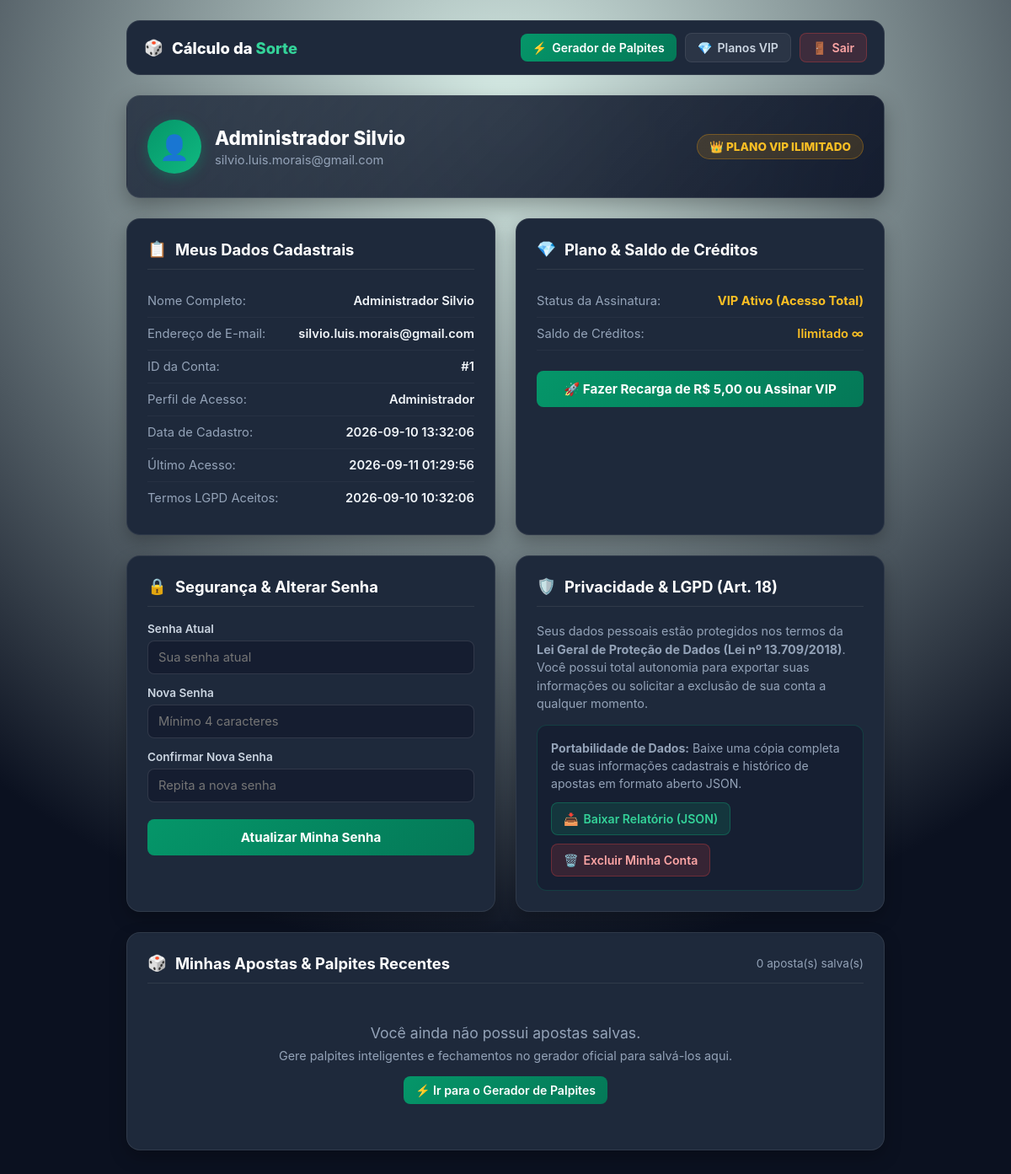
The page /perfil (signed in) on the database as committed earlier.
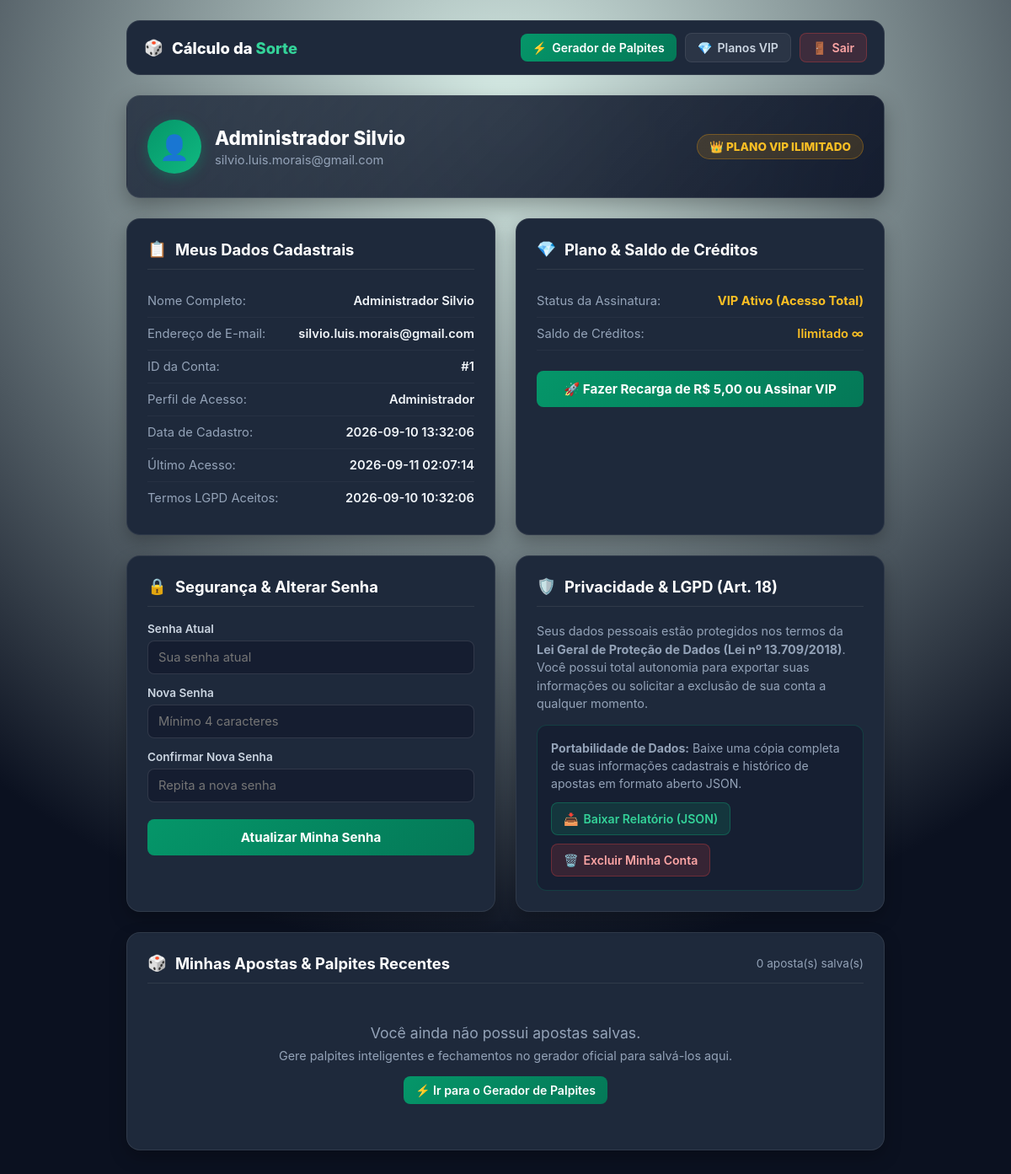
The same page on the database as committed later.
### tables this page shows
CREATE TABLE users (
                id INTEGER PRIMARY KEY AUTOINCREMENT,
                email TEXT UNIQUE NOT NULL,
                name TEXT NOT NULL DEFAULT 'Apostador',
                password_hash TEXT NOT NULL,
                role TEXT NOT NULL DEFAULT 'user',
                plan TEXT NOT NULL DEFAULT 'free',
                credits INTEGER NOT NULL DEFAULT 1,
                vip_expires_at TIMESTAMP,
                is_blocked INTEGER NOT NULL DEFAULT 0,
                must_change_password INTEGER NOT NULL DEFAULT 0,
                created_at TIMESTAMP DEFAULT CURRENT_TIMESTAMP,
                last_login TIMESTAMP
            , accepted_terms_at TIMESTAMP);

### app.py (the view)
@app.route('/minha-conta')
@app.route('/perfil')
@login_required
def minha_conta():
    user_id = session['user_id']
    current_user = database.get_user_by_id(user_id)
    if not current_user:
        session.clear()
        return redirect(url_for('login', erro='Sessão inválida. Faça login novamente.'))
    access = database.check_user_access(user_id)
    apostas = database.listar_apostas(user_id=user_id, limit=20)
    erro = request.args.get('erro')
    sucesso = request.args.get('sucesso')
    return render_template(
        'minha_conta.html',
        current_user=current_user,
        access=access,
        apostas=apostas,
        erro=erro,
        sucesso=sucesso
    )

### app.py (called while the page is built)
@app.after_request
def aplicar_cabecalhos_seguranca(response):
    response.headers['X-Content-Type-Options'] = 'nosniff'
    response.headers['X-Frame-Options'] = 'SAMEORIGIN'
    response.headers['Referrer-Policy'] = 'strict-origin-when-cross-origin'
    response.headers['X-XSS-Protection'] = '1; mode=block'
    return response

def login_required(f):
    @wraps(f)
    def decorated_function(*args, **kwargs):
        if 'user_id' not in session:
            return redirect(url_for('login', next=request.url))
        user = database.get_user_by_id(session['user_id'])
        if not user or user['is_blocked']:
            session.clear()
            return redirect(url_for('login', erro='Sessão expirada ou usuário bloqueado.'))
        return f(*args, **kwargs)
    return decorated_function

### database.py (called while the page is built, shortened)
@contextmanager
def get_db_connection():
    os.makedirs(DATA_DIR, exist_ok=True)
    conn = sqlite3.connect(DB_PATH)
    conn.row_factory = sqlite3.Row
    try:
        yield conn
        conn.commit()
    finally:
        conn.close()

def get_user_by_id(user_id: int) -> Optional[Dict[str, Any]]:
    with get_db_connection() as conn:
        row = conn.execute('SELECT * FROM users WHERE id = ?', (user_id,)).fetchone()
        if row:
            return dict(row)

def listar_apostas(
    loteria_type: Optional[str] = None,
    user_id: Optional[int] = None,
    session_id: Optional[str] = None,
    limit: int = 50
) -> List[Dict[str, Any]]:
    import json
    with get_db_connection() as conn:
        query = "SELECT * FROM user_bets WHERE "
        params = []
        if user_id:
            query += "(user_id = ? OR session_id = ?) "
            params.extend([user_id, session_id or ''])
        elif session_id:
            query += "session_id = ? "
            params.append(session_id)
        else:
            query += "1=1 "
        if loteria_type:
            query += "AND loteria_type = ? "
            params.append(loteria_type)
        query += "ORDER BY id DESC LIMIT ?"
        params.append(limit)
        rows = conn.execute(query, tuple(params)).fetchall()
        resultado = []
        return resultado

### templates/minha_conta.html (shortened to what this page needs)
<!DOCTYPE html>
<html lang="pt-BR">
<head>
</head>
<body>
    <div class="container">
        <nav class="top-nav">
            <a href="/dashboard" class="brand-logo">
                <span>🎲</span>
                <span>Cálculo da <span class="accent">Sorte</span></span>
            </a>
            <div class="nav-actions">
                <a href="/dashboard" class="btn-nav btn-nav-primary">
                    <span>⚡</span> Gerador de Palpites
                </a>
                <a href="/planos" class="btn-nav btn-nav-ghost">
                    <span>💎</span> Planos VIP
                </a>
                <a href="/logout" class="btn-nav btn-nav-danger">
                    <span>🚪</span> Sair
                </a>
            </div>
        </nav>
        <div class="profile-header-card">
            <div class="user-avatar-group">
                <div class="user-avatar">
                    👤
                </div>
                <div class="user-info">
                    <h2>{{ current_user.name or 'Apostador' }}</h2>
                    <p>{{ current_user.email }}</p>
                </div>
            </div>
            <div>
                {% if access and access.is_vip %}
                    <span class="badge-plan badge-vip">👑 PLANO VIP ILIMITADO</span>
                {% elif access and access.credits > 0 %}
                    <span class="badge-plan badge-free">🪙 {{ access.credits }} CRÉDITO(S) DE CORTESIA</span>
                {% else %}
                    <span class="badge-plan" style="background: rgba(239, 68, 68, 0.15); color: #fca5a5; border: 1px solid rgba(239, 68, 68, 0.3);">⚠️ SEM CRÉDITOS</span>
                {% endif %}
            </div>
        </div>
        <div class="cards-grid">
            <div class="card">
                <div class="card-title">
                    <span>📋</span> Meus Dados Cadastrais
                </div>
                <div class="info-row">
                    <span class="info-label">Nome Completo:</span>
                    <span class="info-val">{{ current_user.name or 'Apostador' }}</span>
                </div>
                <div class="info-row">
                    <span class="info-label">Endereço de E-mail:</span>
                    <span class="info-val">{{ current_user.email }}</span>
                </div>
                <div class="info-row">
                    <span class="info-label">ID da Conta:</span>
                    <span class="info-val">#{{ current_user.id }}</span>
                </div>
                <div class="info-row">
                    <span class="info-label">Perfil de Acesso:</span>
                    <span class="info-val">{{ 'Administrador' if current_user.role == 'admin' else 'Apostador' }}</span>
                </div>
                <div class="info-row">
                    <span class="info-label">Data de Cadastro:</span>
                    <span class="info-val">{{ current_user.created_at or '-' }}</span>
                </div>
                <div class="info-row">
                    <span class="info-label">Último Acesso:</span>
                    <span class="info-val">{{ current_user.last_login or 'Hoje' }}</span>
                </div>
                <div class="info-row">
                    <span class="info-label">Termos LGPD Aceitos:</span>
                    <span class="info-val">{{ current_user.accepted_terms_at or 'Sim' }}</span>
                </div>
            </div>
            <div class="card">
                <div class="card-title">
                    <span>💎</span> Plano & Saldo de Créditos
                </div>
                <div class="info-row">
                    <span class="info-label">Status da Assinatura:</span>
                    <span class="info-val">
                        {% if access and access.is_vip %}
                            <strong style="color: #fbbf24;">VIP Ativo (Acesso Total)</strong>
                        {% else %}
                            <strong style="color: #34d399;">Plano Gratuito / Degustação</strong>
                        {% endif %}
                    </span>
                </div>
                <div class="info-row">
                    <span class="info-label">Saldo de Créditos:</span>
                    <span class="info-val">
                        {% if access and access.is_vip %}
                            <span style="color: #fbbf24;">Ilimitado ∞</span>
                        {% else %}
                            <strong>{{ access.credits if access else 0 }} análise(s)</strong>
                        {% endif %}
                    </span>
                </div>
                <div style="margin-top: 18px; display: flex; flex-direction: column; gap: 10px;">
                    <a href="/planos" class="btn-submit" style="text-align: center; text-decoration: none; display: block;">
                        🚀 Fazer Recarga de R$ 5,00 ou Assinar VIP
                    </a>
                </div>
            </div>
        </div>
        <div class="cards-grid">
            <div class="card">
                <div class="card-title">
                    <span>🔒</span> Segurança & Alterar Senha
                </div>
                <form action="/minha-conta/alterar-senha" method="POST">
                    <div class="form-group">
                        <label for="senha_atual">Senha Atual</label>
                        <input type="password" id="senha_atual" name="senha_atual" placeholder="Sua senha atual" required>
                    </div>
                    <div class="form-group">
                        <label for="nova_senha">Nova Senha</label>
                        <input type="password" id="nova_senha" name="nova_senha" placeholder="Mínimo 4 caracteres" required>
                    </div>
                    <div class="form-group">
                        <label for="confirmar_senha">Confirmar Nova Senha</label>
                        <input type="password" id="confirmar_senha" name="confirmar_senha" placeholder="Repita a nova senha" required>
                    </div>
                    <button type="submit" class="btn-submit">Atualizar Minha Senha</button>
                </form>
            </div>
            <div class="card">
                <div class="card-title">
                    <span>🛡️</span> Privacidade & LGPD (Art. 18)
                </div>
                <p style="color: var(--text-muted); font-size: 0.9rem; line-height: 1.5;">
                    Seus dados pessoais estão protegidos nos termos da <strong>Lei Geral de Proteção de Dados (Lei nº 13.709/2018)</strong>. Você possui total autonomia para exportar suas informações ou solicitar a exclusão de sua conta a qualquer momento.
                </p>
                <div class="lgpd-box">
                    <p>
                        <strong>Portabilidade de Dados:</strong> Baixe uma cópia completa de suas informações cadastrais e histórico de apostas em formato aberto JSON.
                    </p>
                    <div class="lgpd-actions">
                        <a href="/api/usuario/exportar-dados" download="meus_dados_calculo_da_sorte.json" class="btn-action-lgpd btn-download-lgpd">
                            <span>📥</span> Baixar Relatório (JSON)
                        </a>
                        <button type="button" onclick="abrirModalExclusao()" class="btn-action-lgpd btn-delete-lgpd">
                            <span>🗑️</span> Excluir Minha Conta
                        </button>
                    </div>
                </div>
            </div>
        </div>
        <div class="card" style="margin-top: 8px;">
            <div class="card-title" style="justify-content: space-between;">
                <div style="display: flex; align-items: center; gap: 10px;">
                    <span>🎲</span> Minhas Apostas & Palpites Recentes
                </div>
                <span style="font-size: 0.85rem; color: var(--text-muted); font-weight: normal;">
                    {{ apostas|length }} aposta(s) salva(s)
                </span>
            </div>
            {% if apostas %}
            <div class="table-responsive">
                <table class="styled-table">
                    <thead>
                        <tr>
                            <th>Título / Identificação</th>
                            <th>Loteria</th>
                            <th>Modalidade</th>
                            <th>Jogos</th>
                            <th>Data</th>
                        </tr>
                    </thead>
                    <tbody>
                        {% for a in apostas %}
                        <tr>
                            <td><strong>{{ a.titulo or 'Palpite Estruturado' }}</strong></td>
                            <td><span style="text-transform: capitalize; color: #34d399;">{{ a.loteria_type|replace('_', ' ') }}</span></td>
                            <td>{{ a.modalidade }}</td>
                            <td>{{ a.quantidade_jogos }} jogo(s) ({{ a.dezenas_por_jogo }} dezenas)</td>
                            <td>{{ a.created_at or '-' }}</td>
                        </tr>
                        {% endfor %}
                    </tbody>
                </table>
            </div>
            {% else %}
            <div style="text-align: center; padding: 30px; color: var(--text-muted);">
                <p style="font-size: 1.1rem; margin-bottom: 8px;">Você ainda não possui apostas salvas.</p>
                <p style="font-size: 0.9rem; margin-bottom: 16px;">Gere palpites inteligentes e fechamentos no gerador oficial para salvá-los aqui.</p>
                <a href="/dashboard" class="btn-nav btn-nav-primary" style="display: inline-flex;">
                    ⚡ Ir para o Gerador de Palpites
                </a>
            </div>
            {% endif %}
        </div>
    </div>
</body>
</html>

Rows that differ between the two databases and show on the page:
changed users "Administrador Silvio": last_login "2026-09-11 01:29:56" → "2026-09-11 02:07:14"
